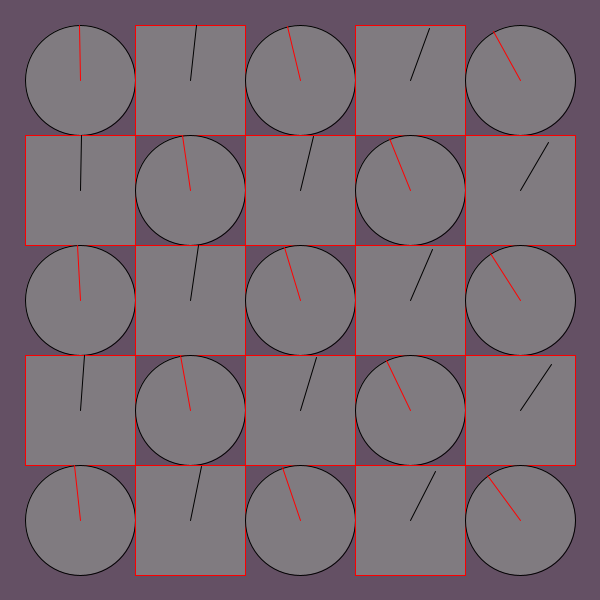
Frame 1 (no input)
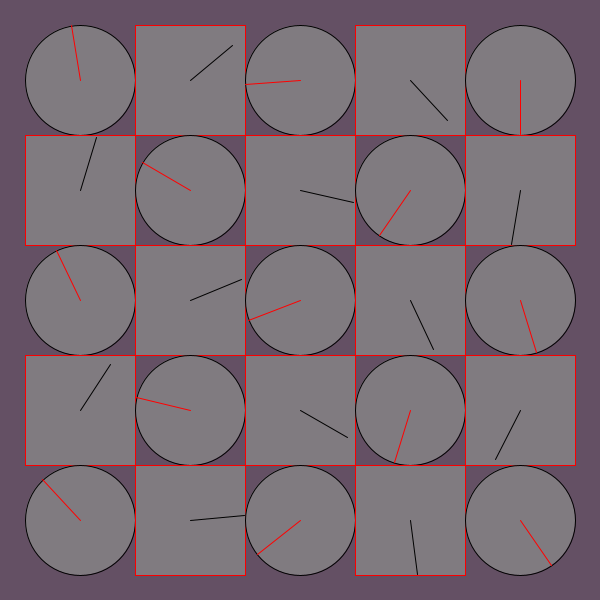
Frame 60 (the mouse pressed at the canvas centre just before this capture)
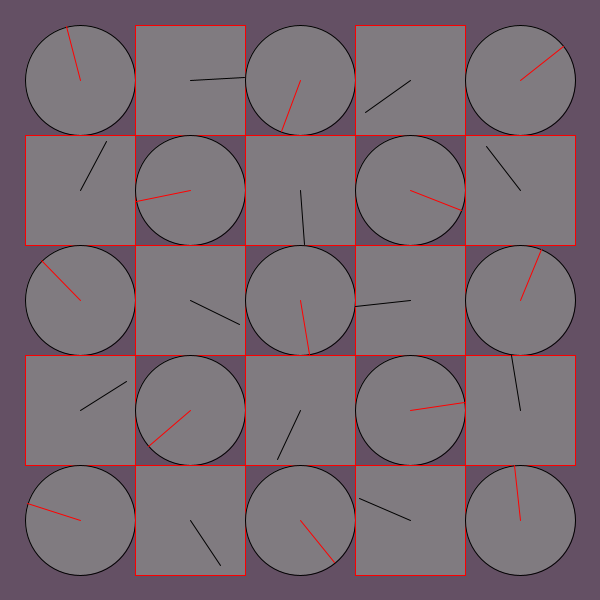
Frame 120 (the mouse held since frame 60 and released just before this capture)

The Processing sketch that drew these frames (run headless with seeded random() and noise(); from frame 60 on, the mouse is pressed at the canvas centre):

// Processing sketch: processing_151340
// ── processing_151340.pde

/*
 * Creative Coding Exercise
 * Week 2, 04 - Big Benz
 * Copyright (c) 2014 Monash University
 * DEFurugen
 */

void setup() {
  size(600, 600);
  background(180);
  rectMode(CENTER);
  noStroke();
}

void draw() {
  background(100,80,100);
  noStroke();

  int num = 5;
  int margin = 80;

  float gutter = 0; //distance between each cell
  float cellsize = ( width - (2 * margin) - gutter * (num - 1) ) / (num - 1);

  int circleNumber = 0; // counter 
    
  for (int i=0; i<num; i++) {
    for (int j=0; j<num; j++) {
      ++circleNumber;
        
        float tx = margin + cellsize * i + gutter * i;
        float ty = margin + cellsize * j + gutter * j;
          if (circleNumber%2 != 0) {      
          movingCircle(tx, ty, cellsize, circleNumber * TWO_PI * millis() / 60000.0);
        } else {        
          movingCircle2(tx, ty, cellsize, circleNumber * -TWO_PI * millis() / 60000.0);
       }
  }
  }
}//end of draw 


void movingCircle(float x, float y, float size, float angle) {

  // calculate endpoint of the line
  float tempX = x - (size / 2) * sin(angle);
  float tempY = y - (size / 2) * cos(angle);

  stroke(0);
  strokeWeight(1);
  fill(140, 180);
  ellipse(x, y, size, size); // circle 
  
  stroke(255, 0, 0);
  line(x, y, tempX, tempY); // red line
}

void movingCircle2(float x, float y, float size, float angle) {

  // calculate endpoint of the line
  float tempX = x - (size / 2) * sin(angle);
  float tempY = y - (size / 2) * cos(angle);

  stroke(250,0,0);
  strokeWeight(1);
  fill(140, 180);
  rect(x, y, size, size); // square

  stroke(0);
  line(x, y, tempX, tempY); // black line

}
